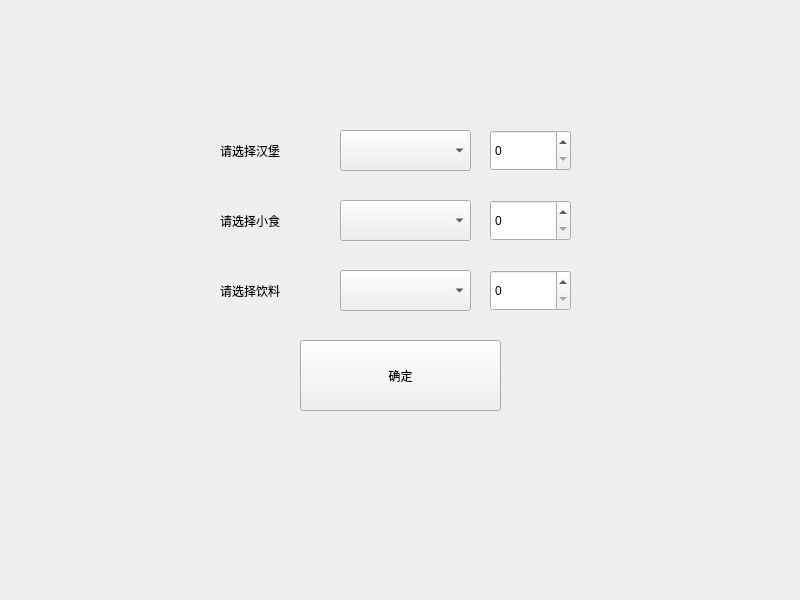
<?xml version="1.0" encoding="UTF-8"?>
<ui version="4.0">
 <class>Widget</class>
 <widget class="QWidget" name="Widget">
  <property name="geometry">
   <rect>
    <x>0</x>
    <y>0</y>
    <width>800</width>
    <height>600</height>
   </rect>
  </property>
  <property name="windowTitle">
   <string>Widget</string>
  </property>
  <widget class="QLabel" name="label">
   <property name="geometry">
    <rect>
     <x>220</x>
     <y>130</y>
     <width>101</width>
     <height>41</height>
    </rect>
   </property>
   <property name="text">
    <string>请选择汉堡</string>
   </property>
  </widget>
  <widget class="QSpinBox" name="spinBox">
   <property name="geometry">
    <rect>
     <x>490</x>
     <y>130</y>
     <width>81</width>
     <height>41</height>
    </rect>
   </property>
  </widget>
  <widget class="QComboBox" name="comboBox">
   <property name="geometry">
    <rect>
     <x>340</x>
     <y>130</y>
     <width>131</width>
     <height>41</height>
    </rect>
   </property>
  </widget>
  <widget class="QSpinBox" name="spinBox_2">
   <property name="geometry">
    <rect>
     <x>490</x>
     <y>200</y>
     <width>81</width>
     <height>41</height>
    </rect>
   </property>
  </widget>
  <widget class="QLabel" name="label_2">
   <property name="geometry">
    <rect>
     <x>220</x>
     <y>200</y>
     <width>101</width>
     <height>41</height>
    </rect>
   </property>
   <property name="text">
    <string>请选择小食</string>
   </property>
  </widget>
  <widget class="QComboBox" name="comboBox_2">
   <property name="geometry">
    <rect>
     <x>340</x>
     <y>200</y>
     <width>131</width>
     <height>41</height>
    </rect>
   </property>
  </widget>
  <widget class="QSpinBox" name="spinBox_3">
   <property name="geometry">
    <rect>
     <x>490</x>
     <y>270</y>
     <width>81</width>
     <height>41</height>
    </rect>
   </property>
  </widget>
  <widget class="QLabel" name="label_3">
   <property name="geometry">
    <rect>
     <x>220</x>
     <y>270</y>
     <width>101</width>
     <height>41</height>
    </rect>
   </property>
   <property name="text">
    <string>请选择饮料</string>
   </property>
  </widget>
  <widget class="QComboBox" name="comboBox_3">
   <property name="geometry">
    <rect>
     <x>340</x>
     <y>270</y>
     <width>131</width>
     <height>41</height>
    </rect>
   </property>
  </widget>
  <widget class="QPushButton" name="pushButton">
   <property name="geometry">
    <rect>
     <x>300</x>
     <y>340</y>
     <width>201</width>
     <height>71</height>
    </rect>
   </property>
   <property name="text">
    <string>确定</string>
   </property>
  </widget>
 </widget>
 <resources/>
 <connections/>
</ui>
